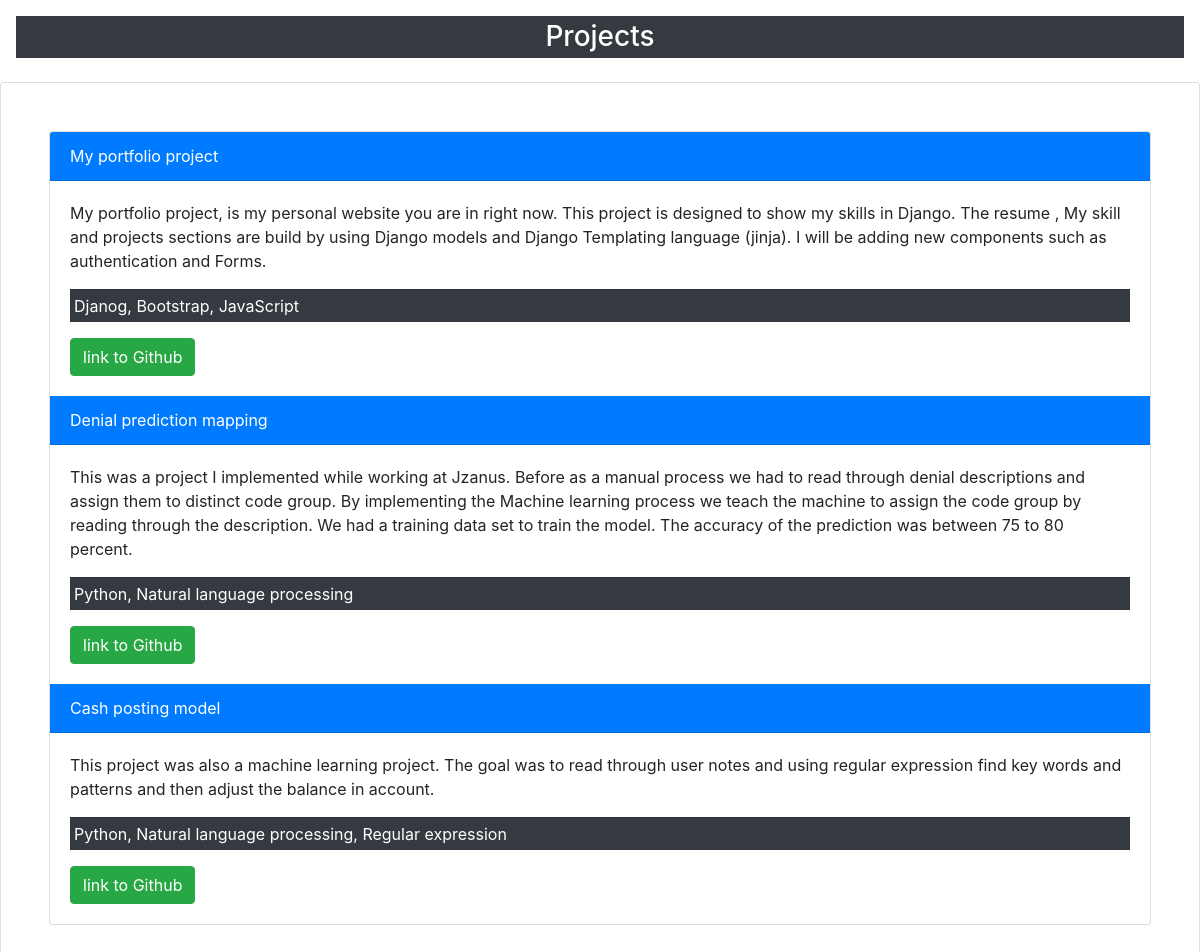
The app's page /project/, older data.
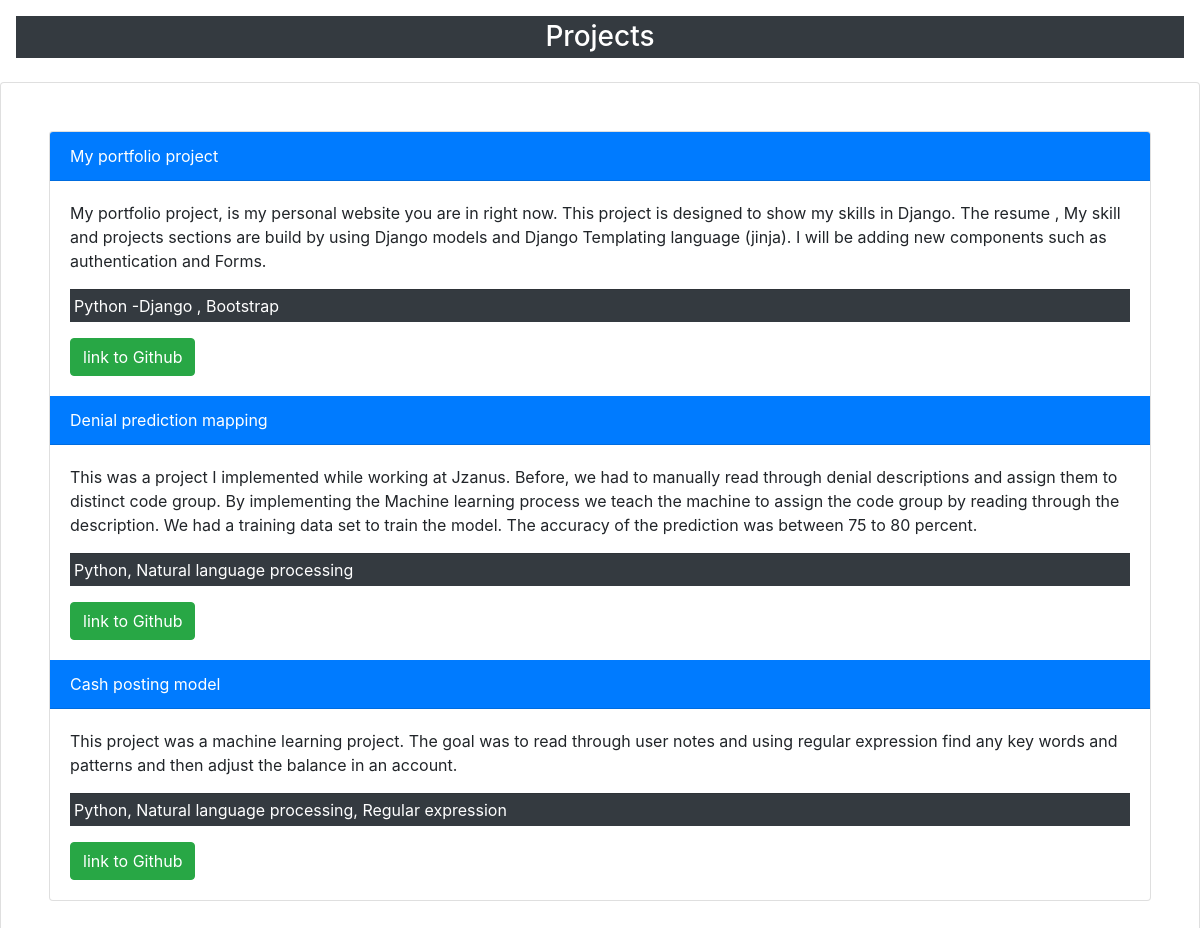
The same page, newer data.
### project/models.py (models this page shows, shortened)
class Allprojecct (models.Model):
    project_name = models.CharField(max_length=50)
    project_desc = models.TextField(max_length=1000)
    project_url = models.URLField(blank = True , null = True)
    project_tech = models.TextField(max_length=500)

### project/views.py (the view)
# urls.py: path('', views.all_project , name = 'all_project')
def all_project(request):
    allprojects = Allprojecct.objects.all()
    return render(request , 'project/all_project.html' , {'Allprojects' : allprojects})

### project/templates/project/all_project.html (shortened to what this page needs)
{% load static %}
 <link href="{% static 'portfolio/custom.css' %}" rel="stylesheet">
    <link rel="stylesheet" href="https://stackpath.bootstrapcdn.com/bootstrap/4.4.1/css/bootstrap.min.css">
<div class="p-3">
    <h3 class="text-center bg-dark text-white p-1"> Projects</h3>
</div>
<div class="card card-body p-5">
      <div class="card">
         {% for project in Allprojects %}
            <div class="card-header bg-primary text-white">
             {{ project.project_name}}
            </div>
            <div class="card-body">
                <p class="card-text">
                 {{ project.project_desc}}
                </p>
                  <p class="card-footer p-1  bg-dark text-white">
                 {{ project.project_tech}}
                </p>
            {% if project.project_url %}
                <a class="btn btn-success" href="{{ project.project_url }}">
                  link to Github
                </a>
            {% endif %}
            </div>
         {% endfor %}
       </div>
</div>

Row changes from the older to the newer data that the page shows:
changed Allprojecct "My portfolio project": project_tech "Djanog, Bootstrap, JavaScript" → "Python -Django , Bootstrap"
changed Allprojecct "Denial prediction mapping": project_desc "…while working at Jzanus. Before as a manual process we had to read through denial descriptions…" → "…while working at Jzanus. Before, we had to manually read through denial descriptions…"
changed Allprojecct "Cash posting model": project_desc "This project was also a machine learning project. The goal was to read through user notes and using regular expression find key words and patterns and then adjust the balance in account." → "This project was a machine learning project. The goal was to read through user notes and using regular expression find any key words and patterns and then adjust the balance in an account."
